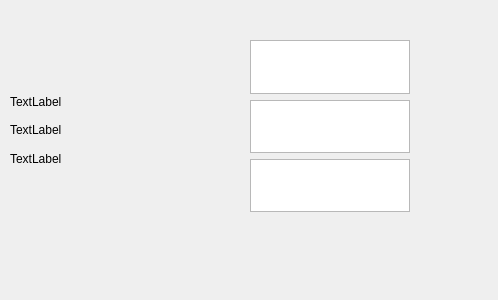
<?xml version="1.0" encoding="UTF-8"?>
<ui version="4.0">
 <class>Form</class>
 <widget class="QWidget" name="Form">
  <property name="geometry">
   <rect>
    <x>0</x>
    <y>0</y>
    <width>498</width>
    <height>300</height>
   </rect>
  </property>
  <property name="windowTitle">
   <string>Form</string>
  </property>
  <widget class="QWidget" name="verticalLayoutWidget">
   <property name="geometry">
    <rect>
     <x>10</x>
     <y>90</y>
     <width>160</width>
     <height>80</height>
    </rect>
   </property>
   <layout class="QVBoxLayout" name="verticalLayout">
    <item>
     <widget class="QLabel" name="label">
      <property name="text">
       <string>TextLabel</string>
      </property>
     </widget>
    </item>
    <item>
     <widget class="QLabel" name="label_2">
      <property name="text">
       <string>TextLabel</string>
      </property>
     </widget>
    </item>
    <item>
     <widget class="QLabel" name="label_3">
      <property name="text">
       <string>TextLabel</string>
      </property>
     </widget>
    </item>
   </layout>
  </widget>
  <widget class="QWidget" name="verticalLayoutWidget_2">
   <property name="geometry">
    <rect>
     <x>250</x>
     <y>40</y>
     <width>160</width>
     <height>172</height>
    </rect>
   </property>
   <layout class="QVBoxLayout" name="verticalLayout_2">
    <item>
     <widget class="QTextEdit" name="textEdit_2"/>
    </item>
    <item>
     <widget class="QTextEdit" name="textEdit"/>
    </item>
    <item>
     <widget class="QTextEdit" name="textEdit_3"/>
    </item>
   </layout>
  </widget>
 </widget>
 <resources/>
 <connections/>
</ui>
